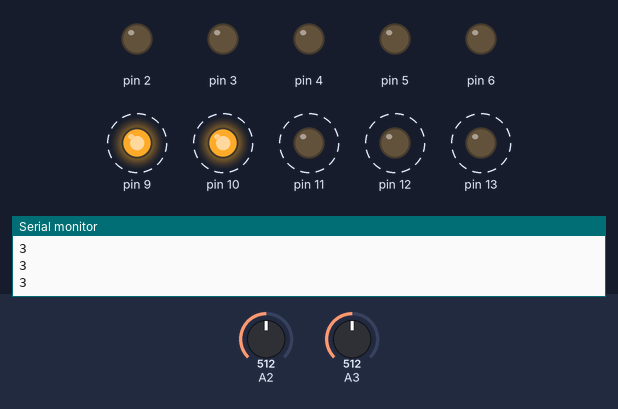
This sketch was run on a simulated Arduino Uno, built with avr-gcc and run on an emulated ATmega328P. On the bench: output pins drawn as LEDs (lit = HIGH), the last lines printed to the serial monitor. Dashed ring = blinking. The test bench sets the inputs (shaded band); at power-on: A2 = 512, A3 = 512.

Above: at 1.46 s.
1.5 s: A2 set to 605
4.8 s: A2 set to 631
At 5.0 s:
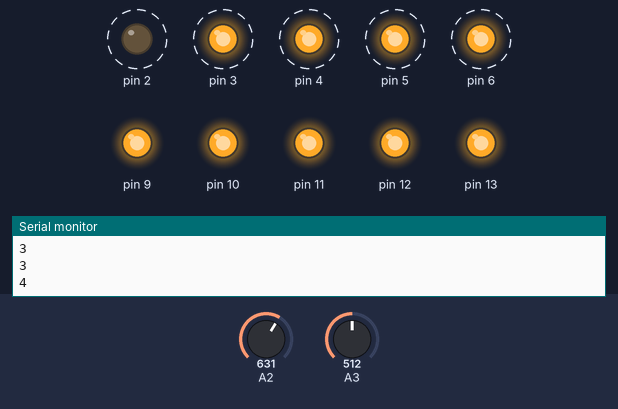
8.1 s: A2 set to 804
11.4 s: A2 set to 828
At 11.47 s:
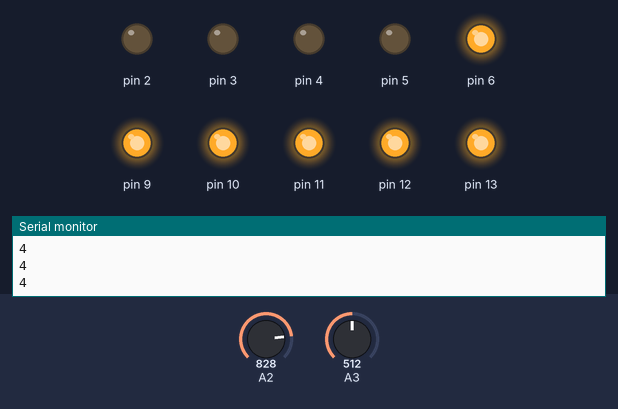
At 11.9 s:
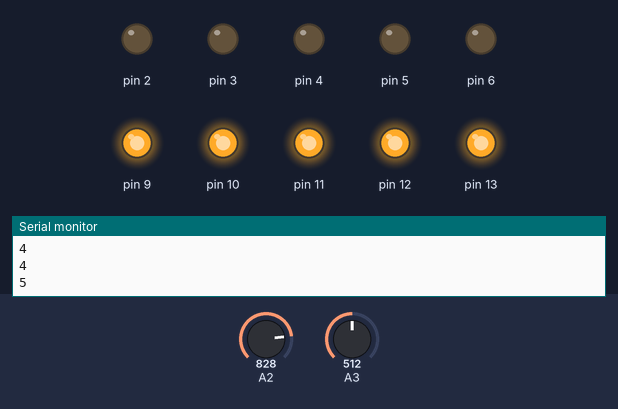
14.7 s: A2 set to 306
18.0 s: A3 set to 122
At 18.67 s:
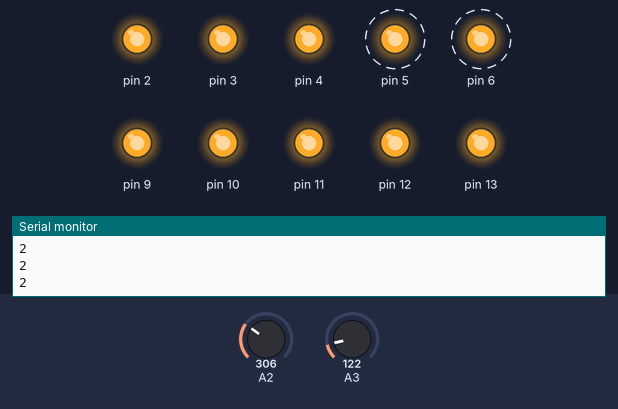
Timing chart, 0 to 22.3 s (numbered marks = the images above; inputs shaded):
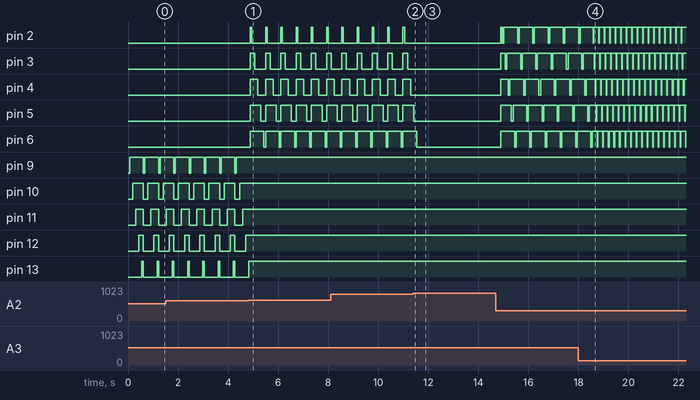

The sketch:

InputPattern.ino
```cpp
int blinkSpeed = 150;
int count = 1;
int totalCount = 5;
int value = 0;

void setup() {
  // put your setup code here, to run once:

  pinMode(2, OUTPUT);
  pinMode(3, OUTPUT);
  pinMode(4, OUTPUT);
  pinMode(5, OUTPUT);
  pinMode(6, OUTPUT);
  pinMode(9, OUTPUT);
  pinMode(13, OUTPUT);
  pinMode(10, OUTPUT);
  pinMode(11, OUTPUT);
  pinMode(12, OUTPUT);

  pinMode(7, INPUT);

  Serial.begin(9600);

}

void loop() {
  // put your main code here, to run repeatedly:

  int speedPot;
  speedPot = analogRead(A3);
  blinkSpeed = speedPot / 10 + 10;

  int patternPot;
  patternPot = analogRead(A2);
  value = map(patternPot, 0, 1024, 1, 6);
  Serial.println(value);

  //  Serial.print("hello");
  //  if (digitalRead(7) == HIGH)
  //  {
  //    value = (count++)%totalCount;
  //    Serial.print(value);
  //
  //  }
  if ( value == 1)
  {
    blinkRow();
  }
  else if (value == 2)
  {
    blinkColumn();
  }
  else if (value == 3)
  {
    paintRow();
  }
  else if (value == 4)
  {
    paintColumn();
  }
  else if (value == 5)
  {
    zoomOut();
  }
  //    blinkRow();
  //blinkColumn();
  //paintRow();
  //paintColumn();
  //oneByOne();
}

void blinkRow()
{

  setAllLow();
  for (int j = 9; j <= 13; j++)
  {

    delay(blinkSpeed);
    digitalWrite(j, HIGH);

    delay(blinkSpeed);
    digitalWrite(j, LOW);
  }


}

void blinkColumn()
{
  setAllHigh();
  //display the columns one by one
  for (int j = 2; j <= 6; j++)
  {

    delay(blinkSpeed);
    digitalWrite(j, LOW);

    delay(blinkSpeed);
    digitalWrite(j, HIGH);
  }
}


void paintRow()
{

  setAllLow();
  for (int j = 9; j <= 13; j++)
  {

    digitalWrite(j, LOW);
    delay(blinkSpeed);

    digitalWrite(j, HIGH);
    delay(blinkSpeed);
  }
}

void paintColumn()
{
  setAllHigh();
  //paint the columns one by one
  for (int j = 2; j <= 6; j++)
  {

    digitalWrite(j, HIGH);
    delay(blinkSpeed);

    digitalWrite(j, LOW);
    delay(blinkSpeed);
  }

}

void setAllHigh()
{
  for (int j = 9; j <= 13; j++)
  {
    digitalWrite(j, HIGH);
  }
  for (int j = 2; j <= 6; j++)
  {
    digitalWrite(j, HIGH);
  }
}

void setAllLow()
{
  //paint the rows one by one
  for (int j = 9; j <= 13; j++)
  {
    digitalWrite(j, LOW);
  }
  for (int j = 2; j <= 6; j++)
  {
    digitalWrite(j, LOW);
  }
}

void oneByOne()
{


  for (int j = 9; j <= 13; j++)
  {
    setAllIn();
    setOut(j);
    digitalWrite(j, HIGH);
    for (int i = 2; i <= 6; i++)
    {
      setOut(i);
      digitalWrite(i, LOW);
      delay(blinkSpeed);
      digitalWrite(i, HIGH);
    }

  }

  setAllOut();

}

void setAllIn()
{
  for (int j = 9; j <= 13; j++)
  {
    pinMode(j, INPUT);
  }
  for (int j = 2; j <= 6; j++)
  {
    pinMode(j, INPUT);
  }
}

void setAllOut()
{
  for (int j = 9; j <= 13; j++)
  {
    pinMode(j, OUTPUT);
  }
  for (int j = 2; j <= 6; j++)
  {
    pinMode(j, OUTPUT);
  }
}

void setOut(int no)
{
  pinMode(no, OUTPUT);
}

void zoomOut()
{

  setAllIn();
  setOut(11);
  setOut(4);
  digitalWrite(11, HIGH);
  digitalWrite(4, LOW);
  delay(blinkSpeed*2);

  setOut(5);
  setOut(3);
  setOut(10);
  setOut(12);
  digitalWrite(10, HIGH);
  digitalWrite(5, LOW);
  digitalWrite(12, HIGH);
  digitalWrite(3, LOW);
  delay(blinkSpeed*2);

  setOut(6);
  setOut(2);
  setOut(9);
  setOut(13);
  digitalWrite(9, HIGH);
  digitalWrite(6, LOW);
  digitalWrite(13, HIGH);
  digitalWrite(2, LOW);
  delay(blinkSpeed*2);

  setAllOut();

}
```

Measured:
- the behaviour switches between 614 and 615 on A2 (found by bisection; images 0 and 1)
- the behaviour switches between 819 and 820 on A2 (found by bisection; images 1 and 2)
- after the input at 4.8 s, pin 2: alternates HIGH for 0.06 s and LOW for 0.55 s, starting after 0.08 s; pin 3: alternates HIGH for 0.18 s and LOW for 0.43 s, starting after 0.08 s
- after the input at 11.4 s, pin 2–4: stops changing and stays LOW; pin 5: goes on until 11.4 s, then stays LOW; pin 6: goes on until 11.5 s, then stays LOW
- after the input at 14.7 s, pin 2–5: LOW → HIGH after 0.20 s, then repeats every 0.61 s: LOW 0.06 s, HIGH 0.55 s; pin 6: alternates HIGH for 0.55 s and LOW for 0.06 s, starting after 0.20 s
- after the input at 18.0 s, pin 5: alternates HIGH for 0.20 s and LOW for 0.02 s, starting after 0.72 s; pin 6: alternates HIGH for 0.20 s and LOW for 0.02 s, starting after 0.76 s
- by itself, pin 9: alternates HIGH for 0.55 s and LOW for 0.06 s
- by itself, pin 10: alternates HIGH for 0.43 s and LOW for 0.18 s
